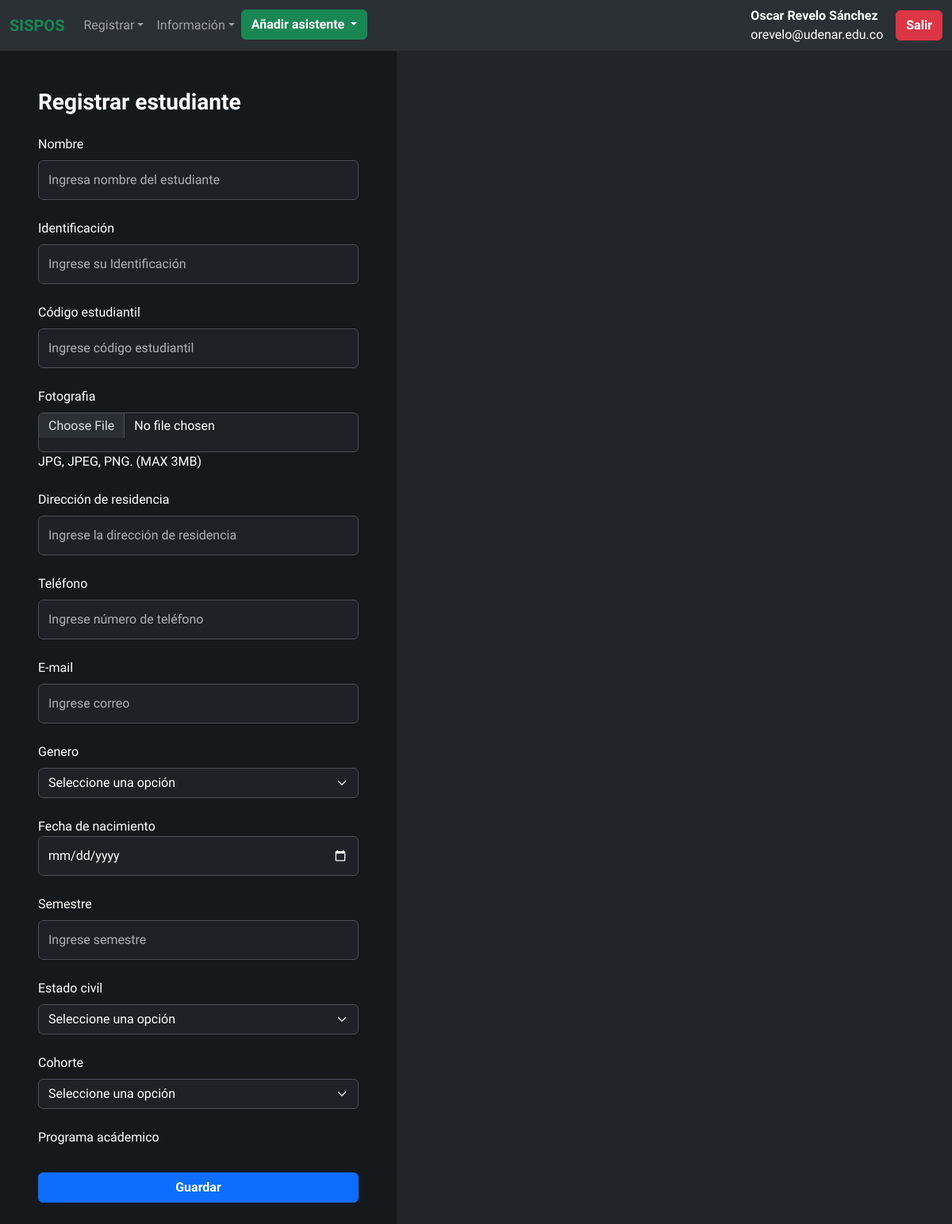
Page /index.php?vista=nuevo_estudiante (signed in) on the earlier database version.
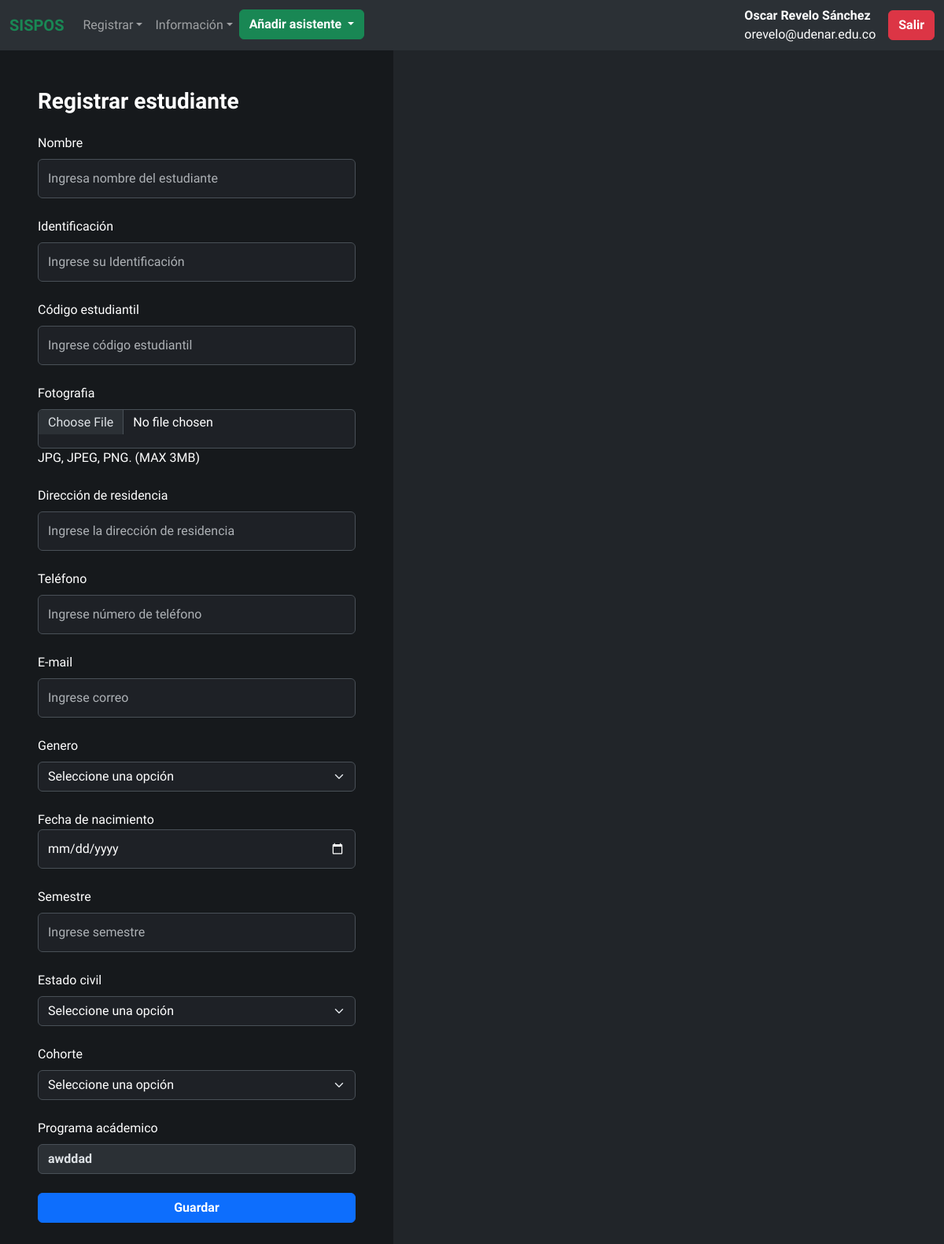
Same page on the later database version.
### tables this page shows
CREATE TABLE `programa` (
  `Codigo_SNIES` int NOT NULL,
  `Descripcion` varchar(255) DEFAULT NULL,
  `Logo` varchar(255) DEFAULT NULL,
  `Correo` varchar(255) DEFAULT NULL,
  `modalidad` enum('investigación','profundización') DEFAULT NULL,
  `TelefonoContacto` varchar(255) DEFAULT NULL,
  `id_coordinador` int DEFAULT NULL,
  `resolucion` varchar(255) DEFAULT NULL,
  `fecha` date DEFAULT NULL
);

### vistas/nuevo_estudiante.php (the view, shortened to what this page needs)
<div class="toast-container position-fixed bottom-0 end-0 p-3">
</div>
<div class="main-container">
    <section>
        <div class="row g-0">
            <div class="col-lg-5 bg-dark d-flex flex-column align-items-end min-vh-100" data-bs-theme="dark">
                <div class="px-5 pt-5 pb-3 w-100">
                    <h3 class="fw-bold">Registrar estudiante</h3>
                </div>
                <div class="align-self-center w-100 px-5 ">
                    <form  action="./php/estudiante_guardar.php" method="POST" autocomplete="off" class="FormularioAjax mb-5 login" id="FormularioAjax" enctype="multipart/form-data">
                        <div class="mb-4">
                            <label for="exampleInputEmail1" class="form-label font-weight-bold">Nombre</label>
                            <input type="text" class="form-control text-white bg-dark-x"
                                placeholder="Ingresa nombre del estudiante" name="nombre_estudiante" required>
                        </div>
                        <div class="mb-4">
                            <label for="exampleInputEmail1" class="form-label font-weight-bold">Identificación</label>
                            <input type="number" class="form-control text-white bg-dark-x"
                                placeholder="Ingrese su Identificación" name="id_estudiante" required>
                        </div>
                        <div class="mb-4">
                            <label for="exampleInputEmail1" class="form-label font-weight-bold">Código estudiantil</label>
                            <input type="number" class="form-control text-white bg-dark-x"
                                placeholder="Ingrese código estudiantil" name="codigo_estudiante" required>
                        </div>
                        <div class="mb-4">
                            <label for="formFile" class="form-label">Fotografia</label>
                            <input class="form-control text-white bg-dark-x" type="file" id="formFile" accept=".jpg, .png, .jpeg" name="foto_estudiante" required>
                            <span class="file-name">JPG, JPEG, PNG. (MAX 3MB)</span>
                        </div>
                        <div class="mb-4">
                            <label for="exampleInputEmail1" class="form-label font-weight-bold">Dirección de residencia</label>
                            <input type="text" class="form-control text-white bg-dark-x"
                                placeholder="Ingrese la dirección de residencia" name="direccion_estudiante" required>
                        </div>
                        <div class="mb-4">
                            <label for="exampleInputEmail1" class="form-label font-weight-bold">Teléfono</label>
                            <input type="number" class="form-control text-white bg-dark-x"
                                placeholder="Ingrese número de teléfono" name="telefono_estudiante" required>
                        </div>
                        <div class="mb-4">
                            <label for="exampleInputEmail1" class="form-label font-weight-bold">E-mail</label>
                            <input type="email" class="form-control text-white bg-dark-x"
                                placeholder="Ingrese correo" name="correo_estudiante" required>
                        </div>
                        <div class="mb-4">
                            <label for="exampleInputEmail1" class="form-label font-weight-bold">Genero</label>
                            <select class="form-select text-white bg-dark-x" name="genero_estudiante">
                                <option value="" seleted="">Seleccione una opción</option>
                            </select>
                        </div>
                        <div class="mb-4">
                            <label for="startDate">Fecha de nacimiento</label>
                            <input type="date" class="form-control text-white bg-dark-x" id="startDate" name="fechanacimiento_estudiante" />
                        </div>
                        <div class="mb-4">
                            <label for="exampleInputEmail1" class="form-label font-weight-bold">Semestre</label>
                            <input type="number" class="form-control text-white bg-dark-x"
                                placeholder="Ingrese semestre" name="semestre_estudiante" required>
                        </div>
                        <div class="mb-4">
                            <label for="exampleInputEmail1" class="form-label font-weight-bold">Estado civil</label>
                            <select class="form-select text-white bg-dark-x" name="estado_estudiante">
                                <option value="" seleted="">Seleccione una opción</option>
                            </select>
                        </div>
                        <div class="mb-4">
                            <label for="exampleInputEmail1" class="form-label font-weight-bold">Cohorte</label>
                            <select class="form-select text-white bg-dark-x" name="cohorte_estudiante">
                                <option value="" seleted="">Seleccione una opción</option>
                            </select>
                        </div>
                        <div class="mb-4">
                            <label for="exampleInputEmail1" class="form-label font-weight-bold">Programa acádemico</label>
                                <?php
                                $programa = conexion();
                                $programa = $programa->query("SELECT * FROM programa WHERE id_coordinador =".$_SESSION['id']);
                                if ($programa->rowCount() > 0) {
                                    $programa = $programa->fetchAll();
                                    foreach ($programa as $row) {
                                        echo '
                                        <input type="text" class="form-control text-white bg-dark-x visually-hidden" value="' . $row['Codigo_SNIES'] . '" name="programa_estudiante" required>
                                        <span class="input-group-text text-wrap fw-bold">' . $row['Descripcion'] . '</span>';
                                    }
                                }
                                ?>
                        </div>
                        <button type="submit" class="btn btn-primary w-100" id="toast-button">Guardar</button>
                    </form>
                </div>
            </div>
    </section>
</div>

### index.php (shortened to what this page needs)
<!DOCTYPE html>
<html lang="es">
<head>
    <?php include "./inc/head.php"?>
</head>
<body data-bs-theme="dark">
<?php
        if(is_file("./vistas/".$_GET['vista'].".php") && $_GET['vista'] != "login" && $_GET['vista'] != "404"){
            include "./inc/navbar.php";
            include "./vistas/".$_GET['vista'].".php";
        }else{
            if($_GET['vista'] == "login"){
                include "./vistas/login.php";
            }else{
                include "./vistas/404.php";
            }
        }
    ?>
</body>
</html>

### inc/head.php (shortened to what this page needs)
<link rel="stylesheet" href="./css/bootstrap.css">
<link rel="stylesheet" href="./css/style.css">

### inc/navbar.php (shortened to what this page needs)
<div class="toast-container position-fixed bottom-0 end-0 p-3">
</div>
<nav class="navbar navbar-expand-lg bg-body-tertiary sticky-top" data-bs-theme="dark">
  <div class="container-fluid">
  <a class="navbar-brand fw-bold text-success" href="index.php?vista=home">SISPOS</a>
    <div class="collapse navbar-collapse" id="navbarTogglerDemo01">
      <ul class="navbar-nav me-auto mb-2 mb-lg-0">
        <?php
          switch ($_SESSION['rol']) {
            case 'Coordinador':
                echo '
                    <li class="nav-item dropdown">
                      <a class="nav-link dropdown-toggle" href="#" role="button" data-bs-toggle="dropdown" aria-expanded="false">Registrar</a>
                      <ul class="dropdown-menu">
                        ';
                echo '
                      </ul>
                    </li>
                  <li class="nav-item dropdown">
                    <a class="nav-link dropdown-toggle" href="#" role="button" data-bs-toggle="dropdown" aria-expanded="false">Información</a>
                  </li>
                  <div class="dropdown">
                    <button type="button" class="btn btn-success dropdown-toggle me-lg-5" data-bs-toggle="dropdown" aria-expanded="true" data-bs-auto-close="outside">
                      Añadir asistente
                    </button>
                    <input type="text" class="form-control text-white bg-dark-x visually-hidden" value="' . $_SESSION['id'] . '" name="coordinador_asistente" required>
                  </div>
                    ';
              break;
          }
        ?>
      </ul>
      <div class="d-flex me-3">
          <div class="row gx-5">
            <div class="col">
              <div class="fw-bold text-wrap"><?=$_SESSION['nombre']?></div>
              <div><?=$_SESSION['usuario']?></div>
            </div>
          </div>
      </div>
      <div class="d-flex">
        <button class="btn btn-danger" onclick="window.location.href='index.php?vista=cerrar_sesion'">Salir</button>
      </div>
    </div>
  </div>
</nav>

### css/style.css (style rules this page uses)
:root { --dark: #16191C; --dark-x: #1E2126; --light: #ffffff; }
body { font-family: 'Spartan', sans-serif; font-weight: 300; color: var(--light); }
.bg-dark { background-color: var(--dark) !important; }
.bg-dark-x { background-color: var(--dark-x); }
.btn { font-weight: 600; }
.form-control { min-height: 3.125rem; line-height: initial; }

Differences in the rows shown:
added programa: Descripcion "awddad"
